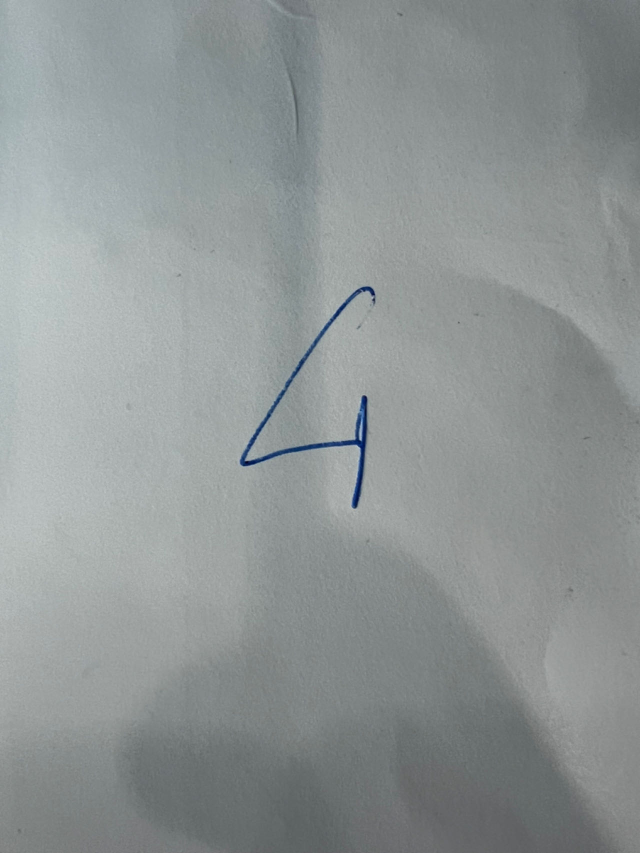
#> input picture nbs/cv_2_mnist-tf-test-digit-1.png, 1280 x 1706 px (shown at 1/2 size)
$ jupyter execute --allow-errors cv_2_mnist-tf.ipynb
#> lines starting #> are read from the running program, lines starting #| are printed output that depends on the picture; after the words box and inside, x2 and y2 are one past the last pixel; in counts of white or black regions, pixels touching at a corner belong together
# Simple model for MNIST Classification

[cell 1]
import numpy as np
import pandas as pd
import matplotlib.pyplot as plt

## The `MNIST` Dataset

Keras makes [**datasets**](https://www.tensorflow.org/api_docs/python/tf/keras/datasets) available to us:
- *tabular*: `boston_housing` (regression)
- *Images* : `mnist`, `fashion_mnist`, `cifar10`, `cifar100` (classification)
- *Texts*: `imbd`, `reuters` (classification/sentiment analysis)

We will **load the MNIST dataset**:

[cell 2]
from tensorflow.keras import datasets

# Loading the MNIST Dataset...
#> (the rest of this cell did not finish here and is left out)

### 1.1 Exploring the dataset

Let's have look at some handwritten digits of this MNIST dataset.** ❓

#> (a cell that did not finish here is left out)

### 1.2 Image Preprocessing

Normalise the intensities:

#> (a cell that did not finish here is left out)

#> (a cell that did not finish here is left out)

We have 60,000 training images and 10,000 test images, each of size (28, 28)

But a Convolutional Neural Network models need to be fed with images whose last dimension is the number of channels `(NUMBER_OF_IMAGES, HEIGHT, WIDTH, CHANNELS)`

The images are grayscale images i.e. they only have one channel, this is why the shape the each image is (28,28) and not (28,28,1) as the last dimension is not useful in general

But in this case, we need to add it explicitely

[cell 6]
from tensorflow.keras.backend import expand_dims

#> (a cell that did not finish here is left out)

### 1.4 Target/Class encoding

We have a multiclass classification task. We need to one-hot-encode the categories:

To do that we use the function **`to_categorical`** to transform your labels.

[cell 8]
from tensorflow.keras.utils import to_categorical

#> (the rest of this cell did not finish here and is left out)

#> (a cell that did not finish here is left out)

The data is now ready to be used. ✅

## 3 The Convolutional Neural Network

### 3.1 Architecture and compilation of a CNN

[cell 10]
from tensorflow.keras import layers
from tensorflow.keras import models

def initialize_model():
    model = models.Sequential(name="MNIST_CNN")

    model.add(layers.Input(shape=(28, 28, 1), name='Input_Layer'))

    ### First Convolution & MaxPooling
    model.add(layers.Conv2D(8, (4,4), activation='relu', padding='same', name='L1_Conv'))
    model.add(layers.MaxPool2D(pool_size=(2,2)))

    ### Second Convolution & MaxPooling
    model.add(layers.Conv2D(16, (3,3), activation='relu', padding='same', name='L2_Conv'))
    model.add(layers.MaxPool2D(pool_size=(2,2)))

    ### Flattening
    model.add(layers.Flatten())

    ### One Fully Connected layer - "Fully Connected" is equivalent to saying "Dense"
    model.add(layers.Dense(10, activation='relu', name='L3_FC'))

    ### Last layer - Classification Layer with 10 outputs corresponding to 10 digits
    model.add(layers.Dense(10, activation='softmax', name='L4_Output'))

    ### Model compilation
    model.compile(loss='categorical_crossentropy',
                  optimizer='adam',
                  metrics=['accuracy'])

    return model

#> (a cell that did not finish here is left out)

### (2.2) Training a CNN

[cell 12]
from tensorflow.keras.callbacks import EarlyStopping

#> (the rest of this cell did not finish here and is left out)

#> (a cell that did not finish here is left out)

### (2.3) Evaluating its performance

#> (a cell that did not finish here is left out)

## Now let's test the model with your own image

### Load the image and preprocess it

[cell 15]
from PIL import Image

im = Image.open("cv_2_mnist-tf-test-digit-1.png")
#> im is the input picture: PIL image 1280x1706 RGB; mean R, G, B 143.1, 148.9, 148.9
im

[cell 16]
width, height = im.size
#> width = 1280; height = 1706
box = (0, height/2-width/2, width, height/2+width/2) # left upper right lower
#> box = (0, 213, 1280, 1493)
region = im.crop(box)
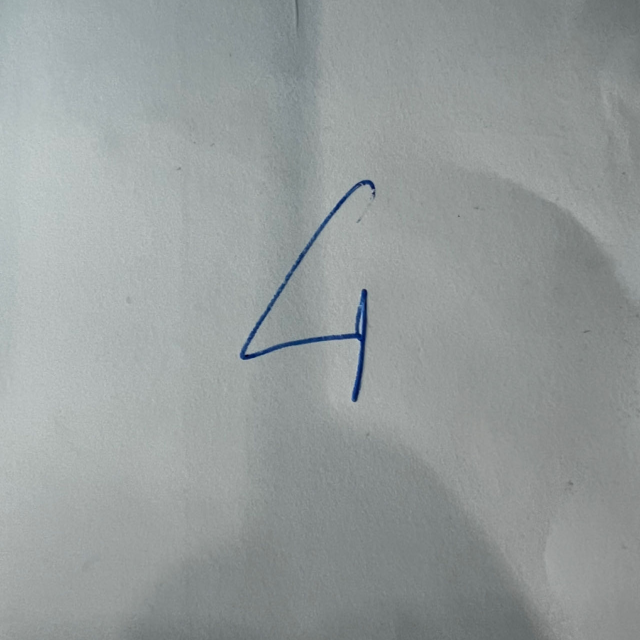
#> region: PIL image 1280x1280 RGB (shown at 1/2 size); mean R, G, B 149.7, 155.4, 155.2
w,h = region.size
#> w = 1280; h = 1280
print(w,h)
#| 1280 1280
# region

[cell 17]
width, height = region.size
#> height = 1280
box = (0+width*0.25, height*0.25, width*0.75, height*0.75) # left upper right lower
#> box = (320, 320, 960, 960)
region2 = region.crop(box)
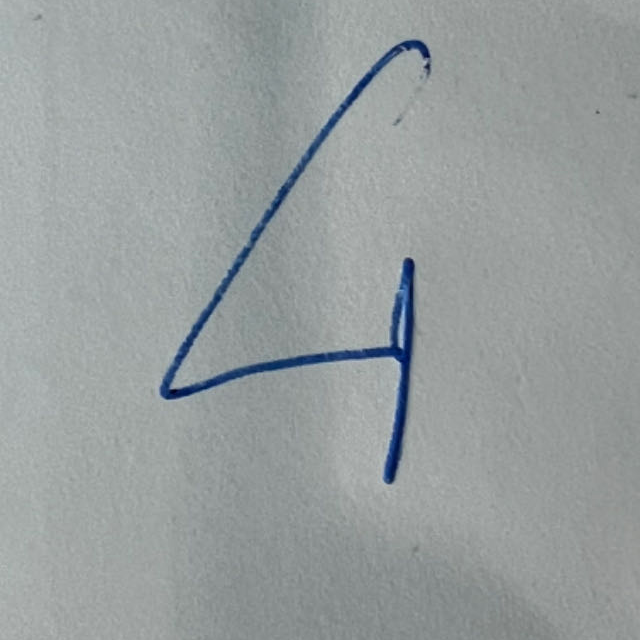
#> region2: PIL image 640x640 RGB; mean R, G, B 151.6, 157.5, 157.8
w,h = region2.size
#> w = 640; h = 640
print(w,h)
#| 640 640
# region2

[cell 18]
region2bw = region2.convert("L")
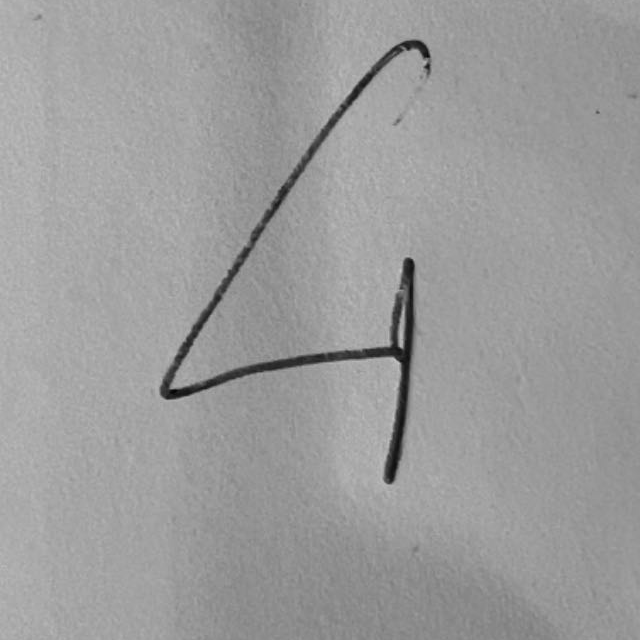
#> region2bw: PIL image 640x640 L; min 4, max 199, mean 155.8
region2bw

[cell 19]
region2bwenhanced = region2bw.point(lambda i: 0 if i > 120 else 255)
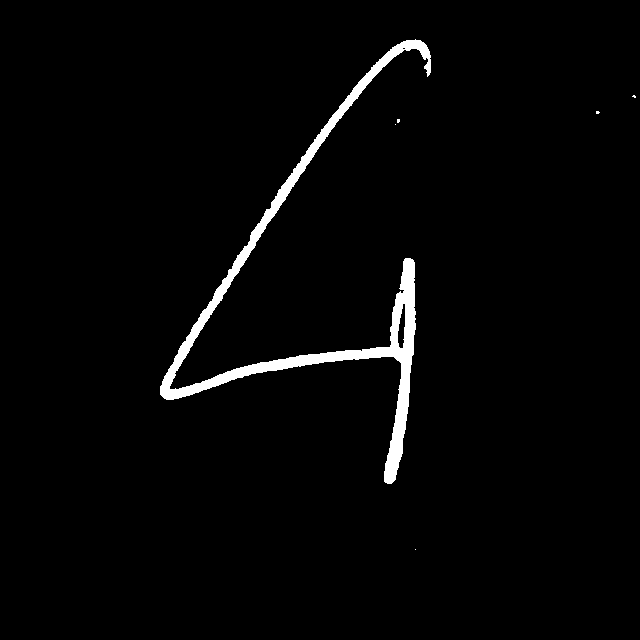
#> region2bwenhanced: PIL image 640x640 L; 2.4% white; 6 white regions (5 under 20 px), largest, box (x1, y1, x2, y2) and area: (160, 39, 431, 484) 9598
# region2bwenhanced

[cell 20]
im2arr = np.array(region2bwenhanced.resize((28,28)))
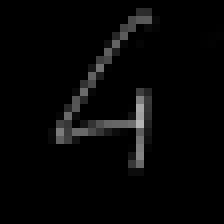
#> im2arr: shape (28, 28) (shown 8 times larger); min 0, max 181, mean 6.4
plt.imshow(im2arr, cmap='gray');

$ run again, with nbs/horse.png copied over nbs/cv_2_mnist-tf-test-digit-1.png
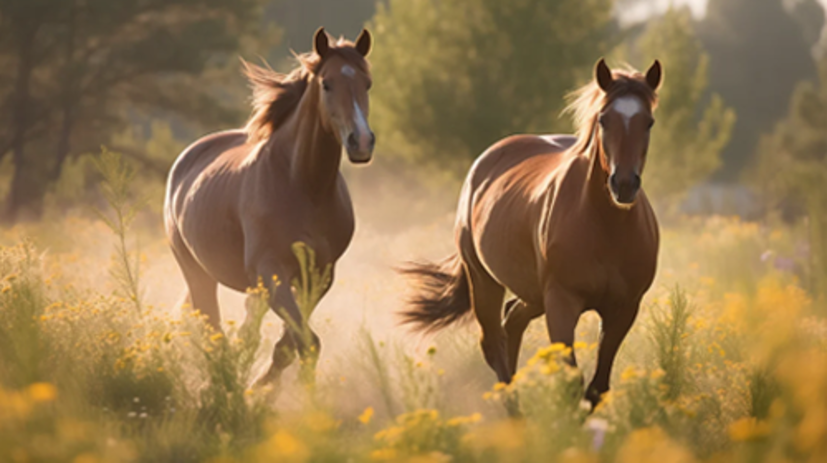
#> input picture nbs/horse.png, 1654 x 926 px (shown at 1/2 size)
#> im is the input picture: PIL image 1654x926 RGBA; mean R, G, B, A 147.8, 119.7, 78.5, 255
#| 1654 1654
#| 826 826
#> `region2bwenhanced = region2bw.point(lambda i: 0 if i > 120 else 255)`:
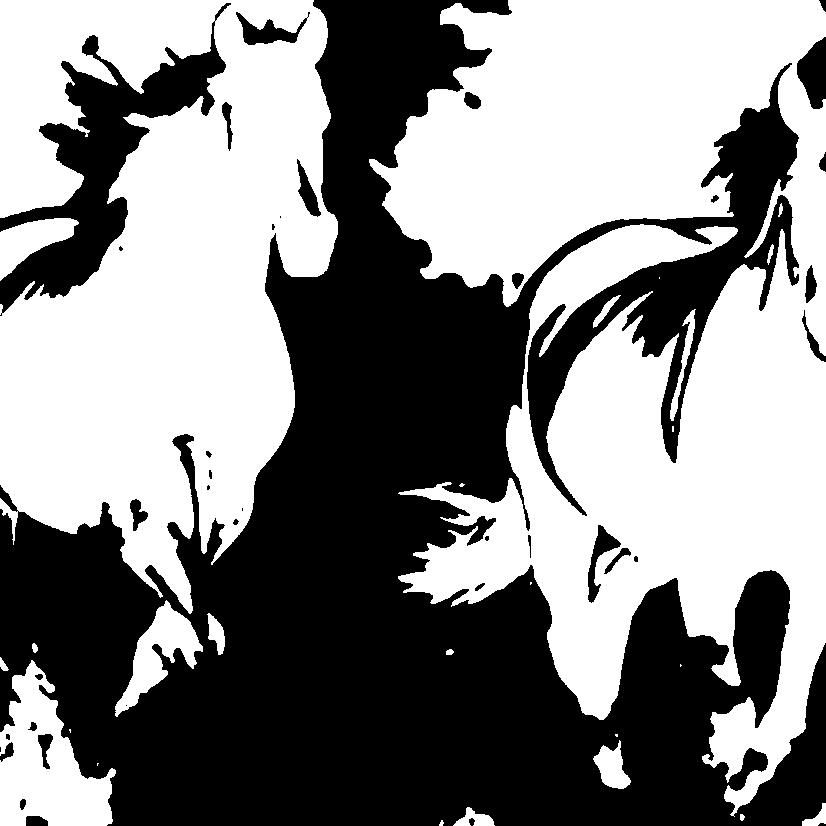
#> region2bwenhanced: PIL image 826x826 L; 52.9% white; 39 black regions (9 under 20 px), largest, box (x1, y1, x2, y2) and area: (0, 0, 826, 826) 295622, (0, 3, 231, 316) 19270, (797, 37, 826, 109) 1415
#> `im2arr = np.array(region2bwenhanced.resize((28,28)))`:
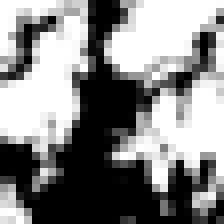
#> im2arr: shape (28, 28) (shown 8 times larger); min 0, max 255, mean 135
